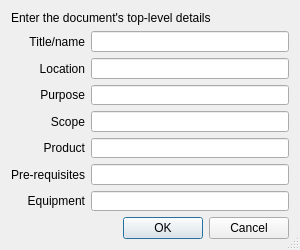
<?xml version="1.0" encoding="UTF-8"?>
<ui version="4.0">
 <class>Dialog</class>
 <widget class="QDialog" name="Dialog">
  <property name="geometry">
   <rect>
    <x>0</x>
    <y>0</y>
    <width>300</width>
    <height>250</height>
   </rect>
  </property>
  <property name="sizePolicy">
   <sizepolicy hsizetype="Preferred" vsizetype="Fixed">
    <horstretch>0</horstretch>
    <verstretch>0</verstretch>
   </sizepolicy>
  </property>
  <property name="minimumSize">
   <size>
    <width>0</width>
    <height>250</height>
   </size>
  </property>
  <property name="maximumSize">
   <size>
    <width>16777215</width>
    <height>250</height>
   </size>
  </property>
  <property name="windowTitle">
   <string>Create new SOP</string>
  </property>
  <property name="sizeGripEnabled">
   <bool>true</bool>
  </property>
  <layout class="QVBoxLayout" name="verticalLayout">
   <item>
    <widget class="QLabel" name="label">
     <property name="text">
      <string>Enter the document's top-level details</string>
     </property>
    </widget>
   </item>
   <item>
    <layout class="QGridLayout" name="gridLayout">
     <item row="0" column="0">
      <widget class="QLabel" name="label_2">
       <property name="text">
        <string>Title/name</string>
       </property>
       <property name="alignment">
        <set>Qt::AlignRight|Qt::AlignTrailing|Qt::AlignVCenter</set>
       </property>
      </widget>
     </item>
     <item row="0" column="1">
      <widget class="QLineEdit" name="lineEdit"/>
     </item>
     <item row="1" column="0">
      <widget class="QLabel" name="label_3">
       <property name="text">
        <string>Location</string>
       </property>
       <property name="alignment">
        <set>Qt::AlignRight|Qt::AlignTrailing|Qt::AlignVCenter</set>
       </property>
      </widget>
     </item>
     <item row="1" column="1">
      <widget class="QLineEdit" name="lineEdit_2"/>
     </item>
     <item row="2" column="0">
      <widget class="QLabel" name="label_4">
       <property name="text">
        <string>Purpose</string>
       </property>
       <property name="alignment">
        <set>Qt::AlignRight|Qt::AlignTrailing|Qt::AlignVCenter</set>
       </property>
      </widget>
     </item>
     <item row="2" column="1">
      <widget class="QLineEdit" name="lineEdit_3"/>
     </item>
     <item row="3" column="0">
      <widget class="QLabel" name="label_5">
       <property name="text">
        <string>Scope</string>
       </property>
       <property name="alignment">
        <set>Qt::AlignRight|Qt::AlignTrailing|Qt::AlignVCenter</set>
       </property>
      </widget>
     </item>
     <item row="3" column="1">
      <widget class="QLineEdit" name="lineEdit_4"/>
     </item>
     <item row="4" column="0">
      <widget class="QLabel" name="label_6">
       <property name="text">
        <string>Product</string>
       </property>
       <property name="alignment">
        <set>Qt::AlignRight|Qt::AlignTrailing|Qt::AlignVCenter</set>
       </property>
      </widget>
     </item>
     <item row="4" column="1">
      <widget class="QLineEdit" name="lineEdit_5"/>
     </item>
     <item row="5" column="0">
      <widget class="QLabel" name="label_7">
       <property name="text">
        <string>Pre-requisites</string>
       </property>
       <property name="alignment">
        <set>Qt::AlignRight|Qt::AlignTrailing|Qt::AlignVCenter</set>
       </property>
      </widget>
     </item>
     <item row="5" column="1">
      <widget class="QLineEdit" name="lineEdit_6"/>
     </item>
     <item row="6" column="0">
      <widget class="QLabel" name="label_8">
       <property name="text">
        <string>Equipment</string>
       </property>
       <property name="alignment">
        <set>Qt::AlignRight|Qt::AlignTrailing|Qt::AlignVCenter</set>
       </property>
      </widget>
     </item>
     <item row="6" column="1">
      <widget class="QLineEdit" name="lineEdit_7">
       <property name="text">
        <string/>
       </property>
      </widget>
     </item>
    </layout>
   </item>
   <item>
    <widget class="QDialogButtonBox" name="buttonBox">
     <property name="orientation">
      <enum>Qt::Horizontal</enum>
     </property>
     <property name="standardButtons">
      <set>QDialogButtonBox::Cancel|QDialogButtonBox::Ok</set>
     </property>
     <property name="centerButtons">
      <bool>false</bool>
     </property>
    </widget>
   </item>
  </layout>
 </widget>
 <resources/>
 <connections>
  <connection>
   <sender>buttonBox</sender>
   <signal>accepted()</signal>
   <receiver>Dialog</receiver>
   <slot>accept()</slot>
   <hints>
    <hint type="sourcelabel">
     <x>248</x>
     <y>254</y>
    </hint>
    <hint type="destinationlabel">
     <x>157</x>
     <y>274</y>
    </hint>
   </hints>
  </connection>
  <connection>
   <sender>buttonBox</sender>
   <signal>rejected()</signal>
   <receiver>Dialog</receiver>
   <slot>reject()</slot>
   <hints>
    <hint type="sourcelabel">
     <x>316</x>
     <y>260</y>
    </hint>
    <hint type="destinationlabel">
     <x>286</x>
     <y>274</y>
    </hint>
   </hints>
  </connection>
 </connections>
</ui>
